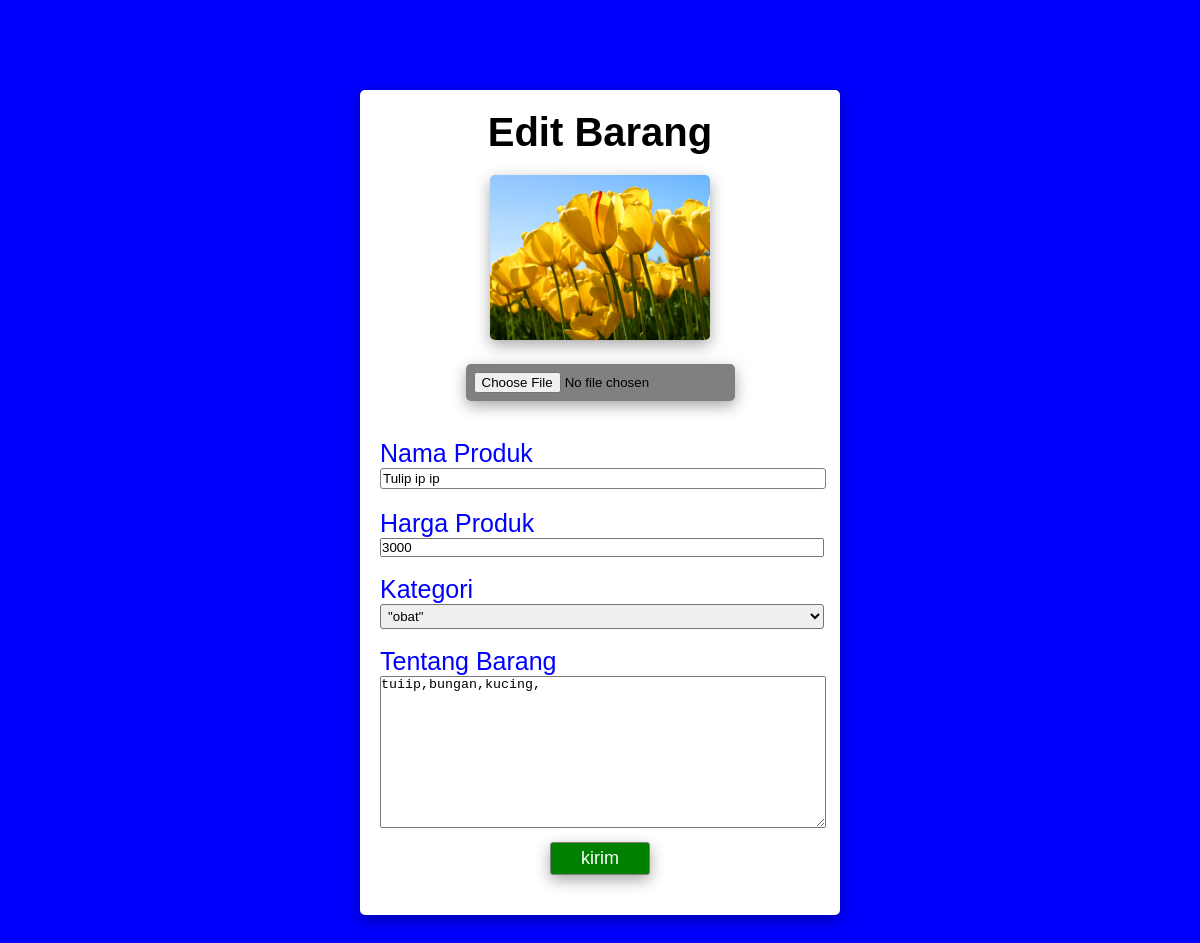
Page /ganti.php?id=74 (signed in) on the committed database.
### tables this page shows
CREATE TABLE `produk` (
  `id` int(11) NOT NULL,
  `produk` varchar(50) DEFAULT NULL,
  `keterangan` varchar(200) DEFAULT NULL,
  `harga` int(11) DEFAULT NULL,
  `img` varchar(50) DEFAULT NULL,
  `kategori` varchar(50) DEFAULT NULL,
  `pemilik` varchar(50) NOT NULL
);

### fungsi.php (called while the page is built, shortened)
<?php
$conn = mysqli_connect('localhost','root','','shop');
function ambil($query){
    global $conn;
    $result = mysqli_query($conn,$query);
    $rows = [];
    while($row = mysqli_fetch_assoc($result) ){
        $rows[] = $row;
    }
    return $rows;
}
?>

### ganti.php (the view, shortened to what this page needs)
<?php
require 'fungsi.php';
$id = $_GET["id"];
$produk = ambil("SELECT * FROM produk WHERE id = $id")[0];
?>
<!DOCTYPE html>
<html lang="en">
<head>
    <link rel="stylesheet" href="css/ganti.css">
</head>
<body>
    <div class="container">
        <h1>Edit Barang</h1>
        <form action="" method="post" enctype="multipart/form-data">
        <div class="mid">
            <img src="img/<?= $produk["img"] ?>" alt="gambar"><br>
            <input type="file" name="gambar" id="gambar"><br><br>
        </div>
        <label for="nama">Nama Produk</label><br>
        <input type="text" name="nama" id="nama" value="<?= $produk["produk"] ?>" require autocomplete="off">
        <label for="harga">Harga Produk</label><br>
        <input type="number" name="harga" id="harga" value="<?= $produk["harga"] ?>" require autocomplete="off"><br><br>
        <label for="kategori">Kategori</label><br>
            <select id="kategori" name="kategori">
                <option value="<?= $produk["kategori"] ?>">"<?= $produk["kategori"] ?>"</option>
            </select><br><br>
        <label for="keterangan">Tentang Barang</label><br>
        <textarea name="keterangan" id="keterangan"><?= $produk["keterangan"] ?></textarea>
        <div class="mid">
            <input type="submit" value="kirim" name="kirim" class="kirim">
        </div>
        </form>
    </div>
</body>
</html>

### css/ganti.css (style rules this page uses)
* { margin: 0; padding: 0; }
body { background-color: blue; font-family: sans-serif; }
img { width: 50%; margin: 20px auto; border-radius: 5px; box-shadow: rgba(0, 0, 0, 0.35) 0px 5px 15px; }
.container { width: 40%; margin: 90px auto; padding: 20px; box-sizing: border-box; border-radius: 5px; background-color: white; box-shadow: rgba(0, 0, 0, 0.35) 0px 5px 15px; }
.container h1 { font-size: 40px; text-align: center; }
.container #gambar { background-color: grey; border-radius: 5px; box-shadow: rgba(0, 0, 0, 0.35) 0px 5px 15px; padding: 8px; }
.container .mid { text-align: center; margin-bottom: 20px; }
.container label { font-size: 25px; margin-top: 50px; color: blue; }
.container input[type="text"] { outline: none; width: 100%; margin-bottom: 20px; padding: 2px; border-radius: 3px; border: 1px solid gray; }
.container input[type="number"] { width: 100%;; }
.container select { width: 101%; padding: 3px; border-radius: 3px; }
.container textarea { width: 101%; height: 150px; }
.container .kirim { background-color: green; border-radius: 3px; border: 1px solid grey; box-shadow: rgba(0, 0, 0, 0.35) 0px 5px 15px; margin-top: 10px; padding: 5px 30px; font-size: 18px; color: white; }

### rows in the picture
produk: img (picture), nama "Tulip ip ip", harga "3000", keterangan "tuiip,bungan,kucing,"
